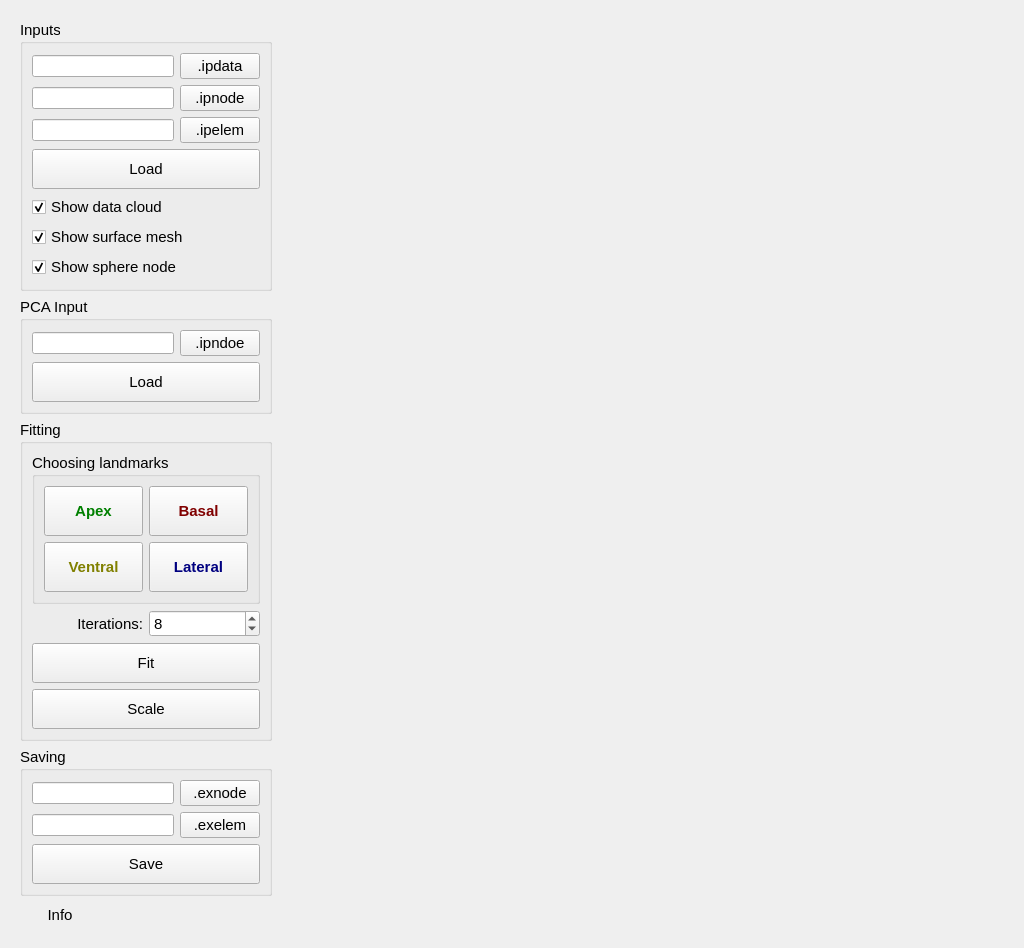
<?xml version="1.0" encoding="UTF-8"?>
<ui version="4.0">
 <class>View</class>
 <widget class="QWidget" name="View">
  <property name="geometry">
   <rect>
    <x>0</x>
    <y>0</y>
    <width>1024</width>
    <height>742</height>
   </rect>
  </property>
  <property name="font">
   <font>
    <pointsize>11</pointsize>
   </font>
  </property>
  <property name="windowTitle">
   <string>Lung fitting</string>
  </property>
  <layout class="QHBoxLayout" name="horizontalLayout">
   <item>
    <widget class="QWidget" name="controlPanel_widget" native="true">
     <property name="minimumSize">
      <size>
       <width>270</width>
       <height>0</height>
      </size>
     </property>
     <layout class="QVBoxLayout" name="verticalLayout">
      <item>
       <widget class="QGroupBox" name="leftLung_groupBox">
        <property name="title">
         <string>Inputs</string>
        </property>
        <layout class="QGridLayout" name="gridLayout_4">
         <item row="0" column="0">
          <widget class="QLineEdit" name="datacloudIpdata_lineEdit">
           <property name="font">
            <font>
             <pointsize>8</pointsize>
            </font>
           </property>
          </widget>
         </item>
         <item row="1" column="1">
          <widget class="QPushButton" name="surfaceIpnode_pushButton">
           <property name="text">
            <string>.ipnode</string>
           </property>
          </widget>
         </item>
         <item row="0" column="1">
          <widget class="QPushButton" name="datacloudIpdata_pushButton">
           <property name="text">
            <string>.ipdata</string>
           </property>
          </widget>
         </item>
         <item row="1" column="0">
          <widget class="QLineEdit" name="surfaceIpnode_lineEdit">
           <property name="font">
            <font>
             <pointsize>8</pointsize>
            </font>
           </property>
          </widget>
         </item>
         <item row="2" column="1">
          <widget class="QPushButton" name="surfaceIpelem_pushButton">
           <property name="text">
            <string>.ipelem</string>
           </property>
          </widget>
         </item>
         <item row="2" column="0">
          <widget class="QLineEdit" name="surfaceIpelem_lineEdit">
           <property name="font">
            <font>
             <pointsize>8</pointsize>
            </font>
           </property>
          </widget>
         </item>
         <item row="4" column="0" colspan="2">
          <widget class="QCheckBox" name="showDatacloud_checkBox">
           <property name="text">
            <string>Show data cloud</string>
           </property>
           <property name="checked">
            <bool>true</bool>
           </property>
          </widget>
         </item>
         <item row="5" column="0" colspan="2">
          <widget class="QCheckBox" name="showMesh_checkBox">
           <property name="text">
            <string>Show surface mesh</string>
           </property>
           <property name="checked">
            <bool>true</bool>
           </property>
          </widget>
         </item>
         <item row="6" column="0" colspan="2">
          <widget class="QCheckBox" name="showNode_checkBox">
           <property name="text">
            <string>Show sphere node</string>
           </property>
           <property name="checked">
            <bool>true</bool>
           </property>
          </widget>
         </item>
         <item row="3" column="0" colspan="2">
          <widget class="QPushButton" name="load_pushButton">
           <property name="minimumSize">
            <size>
             <width>0</width>
             <height>40</height>
            </size>
           </property>
           <property name="text">
            <string>Load</string>
           </property>
          </widget>
         </item>
        </layout>
       </widget>
      </item>
      <item>
       <widget class="QGroupBox" name="groupBox_4">
        <property name="title">
         <string>PCA Input</string>
        </property>
        <layout class="QGridLayout" name="gridLayout_5">
         <item row="0" column="0">
          <widget class="QLineEdit" name="pcaIpnode_lineEdit">
           <property name="font">
            <font>
             <pointsize>8</pointsize>
            </font>
           </property>
          </widget>
         </item>
         <item row="0" column="1">
          <widget class="QPushButton" name="pcaIpnode_pushButton">
           <property name="text">
            <string>.ipndoe</string>
           </property>
          </widget>
         </item>
         <item row="2" column="0" colspan="2">
          <widget class="QPushButton" name="pcaSurface_pushButton">
           <property name="minimumSize">
            <size>
             <width>0</width>
             <height>40</height>
            </size>
           </property>
           <property name="text">
            <string>Load</string>
           </property>
          </widget>
         </item>
        </layout>
       </widget>
      </item>
      <item>
       <widget class="QGroupBox" name="groupBox_2">
        <property name="title">
         <string>Fitting</string>
        </property>
        <layout class="QGridLayout" name="gridLayout_3">
         <item row="2" column="1">
          <widget class="QSpinBox" name="iterations_spinBox">
           <property name="minimum">
            <number>1</number>
           </property>
           <property name="maximum">
            <number>20</number>
           </property>
           <property name="value">
            <number>8</number>
           </property>
          </widget>
         </item>
         <item row="4" column="0" colspan="2">
          <widget class="QPushButton" name="fit_pushButton">
           <property name="minimumSize">
            <size>
             <width>0</width>
             <height>40</height>
            </size>
           </property>
           <property name="text">
            <string>Fit</string>
           </property>
          </widget>
         </item>
         <item row="5" column="0" colspan="2">
          <widget class="QPushButton" name="scale_pushButton">
           <property name="minimumSize">
            <size>
             <width>0</width>
             <height>40</height>
            </size>
           </property>
           <property name="text">
            <string>Scale</string>
           </property>
          </widget>
         </item>
         <item row="2" column="0">
          <widget class="QLabel" name="label">
           <property name="text">
            <string>Iterations:</string>
           </property>
           <property name="alignment">
            <set>Qt::AlignRight|Qt::AlignTrailing|Qt::AlignVCenter</set>
           </property>
          </widget>
         </item>
         <item row="1" column="0" colspan="2">
          <widget class="QGroupBox" name="landmarks_groupBox">
           <property name="title">
            <string>Choosing landmarks</string>
           </property>
           <layout class="QGridLayout" name="gridLayout" rowstretch="0,0">
            <property name="spacing">
             <number>6</number>
            </property>
            <item row="1" column="0">
             <widget class="QPushButton" name="ventralNode_pushButton">
              <property name="minimumSize">
               <size>
                <width>0</width>
                <height>50</height>
               </size>
              </property>
              <property name="font">
               <font>
                <weight>75</weight>
                <bold>true</bold>
               </font>
              </property>
              <property name="focusPolicy">
               <enum>Qt::NoFocus</enum>
              </property>
              <property name="accessibleName">
               <string>ventral</string>
              </property>
              <property name="autoFillBackground">
               <bool>false</bool>
              </property>
              <property name="styleSheet">
               <string notr="true">color:olive;</string>
              </property>
              <property name="text">
               <string>Ventral</string>
              </property>
              <property name="checkable">
               <bool>true</bool>
              </property>
             </widget>
            </item>
            <item row="0" column="0">
             <widget class="QPushButton" name="apexNode_pushButton">
              <property name="sizePolicy">
               <sizepolicy hsizetype="Minimum" vsizetype="Preferred">
                <horstretch>0</horstretch>
                <verstretch>0</verstretch>
               </sizepolicy>
              </property>
              <property name="minimumSize">
               <size>
                <width>0</width>
                <height>50</height>
               </size>
              </property>
              <property name="font">
               <font>
                <weight>75</weight>
                <bold>true</bold>
               </font>
              </property>
              <property name="focusPolicy">
               <enum>Qt::NoFocus</enum>
              </property>
              <property name="accessibleName">
               <string>apex</string>
              </property>
              <property name="autoFillBackground">
               <bool>false</bool>
              </property>
              <property name="styleSheet">
               <string notr="true">color:green;</string>
              </property>
              <property name="text">
               <string>Apex</string>
              </property>
              <property name="checkable">
               <bool>true</bool>
              </property>
             </widget>
            </item>
            <item row="0" column="1">
             <widget class="QPushButton" name="basalNode_pushButton">
              <property name="minimumSize">
               <size>
                <width>0</width>
                <height>50</height>
               </size>
              </property>
              <property name="font">
               <font>
                <weight>75</weight>
                <bold>true</bold>
               </font>
              </property>
              <property name="focusPolicy">
               <enum>Qt::NoFocus</enum>
              </property>
              <property name="accessibleName">
               <string>basal</string>
              </property>
              <property name="autoFillBackground">
               <bool>false</bool>
              </property>
              <property name="styleSheet">
               <string notr="true">color:maroon;</string>
              </property>
              <property name="text">
               <string>Basal</string>
              </property>
              <property name="checkable">
               <bool>true</bool>
              </property>
             </widget>
            </item>
            <item row="1" column="1">
             <widget class="QPushButton" name="lateralNode_pushButton">
              <property name="minimumSize">
               <size>
                <width>0</width>
                <height>50</height>
               </size>
              </property>
              <property name="font">
               <font>
                <pointsize>11</pointsize>
                <weight>75</weight>
                <bold>true</bold>
               </font>
              </property>
              <property name="focusPolicy">
               <enum>Qt::NoFocus</enum>
              </property>
              <property name="accessibleName">
               <string>lateral</string>
              </property>
              <property name="autoFillBackground">
               <bool>false</bool>
              </property>
              <property name="styleSheet">
               <string notr="true">color:navy;</string>
              </property>
              <property name="text">
               <string>Lateral</string>
              </property>
              <property name="checkable">
               <bool>true</bool>
              </property>
             </widget>
            </item>
           </layout>
          </widget>
         </item>
        </layout>
       </widget>
      </item>
      <item>
       <spacer name="verticalSpacer">
        <property name="orientation">
         <enum>Qt::Vertical</enum>
        </property>
        <property name="sizeHint" stdset="0">
         <size>
          <width>20</width>
          <height>20</height>
         </size>
        </property>
       </spacer>
      </item>
      <item>
       <widget class="QGroupBox" name="groupBox">
        <property name="title">
         <string>Saving</string>
        </property>
        <property name="flat">
         <bool>false</bool>
        </property>
        <property name="checkable">
         <bool>false</bool>
        </property>
        <layout class="QGridLayout" name="gridLayout_2">
         <item row="0" column="0">
          <widget class="QLineEdit" name="outputExnode_lineEdit">
           <property name="font">
            <font>
             <pointsize>8</pointsize>
            </font>
           </property>
          </widget>
         </item>
         <item row="1" column="0">
          <widget class="QLineEdit" name="outputExelem_lineEdit">
           <property name="font">
            <font>
             <pointsize>8</pointsize>
            </font>
           </property>
          </widget>
         </item>
         <item row="0" column="1">
          <widget class="QPushButton" name="outputExnode_pushButton">
           <property name="text">
            <string>.exnode</string>
           </property>
          </widget>
         </item>
         <item row="1" column="1">
          <widget class="QPushButton" name="outputExelem_pushButton">
           <property name="text">
            <string>.exelem</string>
           </property>
          </widget>
         </item>
         <item row="2" column="0" colspan="2">
          <widget class="QPushButton" name="save_pushButton">
           <property name="sizePolicy">
            <sizepolicy hsizetype="Preferred" vsizetype="Preferred">
             <horstretch>0</horstretch>
             <verstretch>0</verstretch>
            </sizepolicy>
           </property>
           <property name="minimumSize">
            <size>
             <width>0</width>
             <height>40</height>
            </size>
           </property>
           <property name="text">
            <string>Save</string>
           </property>
          </widget>
         </item>
        </layout>
       </widget>
      </item>
      <item>
       <widget class="QPushButton" name="info_pushButton">
        <property name="sizePolicy">
         <sizepolicy hsizetype="Fixed" vsizetype="Fixed">
          <horstretch>0</horstretch>
          <verstretch>0</verstretch>
         </sizepolicy>
        </property>
        <property name="focusPolicy">
         <enum>Qt::NoFocus</enum>
        </property>
        <property name="text">
         <string>Info</string>
        </property>
        <property name="flat">
         <bool>true</bool>
        </property>
       </widget>
      </item>
     </layout>
    </widget>
   </item>
   <item>
    <widget class="SceneviewerWidget" name="sceneviewer_widget" native="true">
     <property name="sizePolicy">
      <sizepolicy hsizetype="Preferred" vsizetype="Preferred">
       <horstretch>1</horstretch>
       <verstretch>0</verstretch>
      </sizepolicy>
     </property>
    </widget>
   </item>
  </layout>
 </widget>
 <customwidgets>
  <customwidget>
   <class>SceneviewerWidget</class>
   <extends>QWidget</extends>
   <header>opencmiss/zincwidgets/sceneviewerwidget.h</header>
   <container>1</container>
  </customwidget>
 </customwidgets>
 <resources/>
 <connections/>
</ui>
